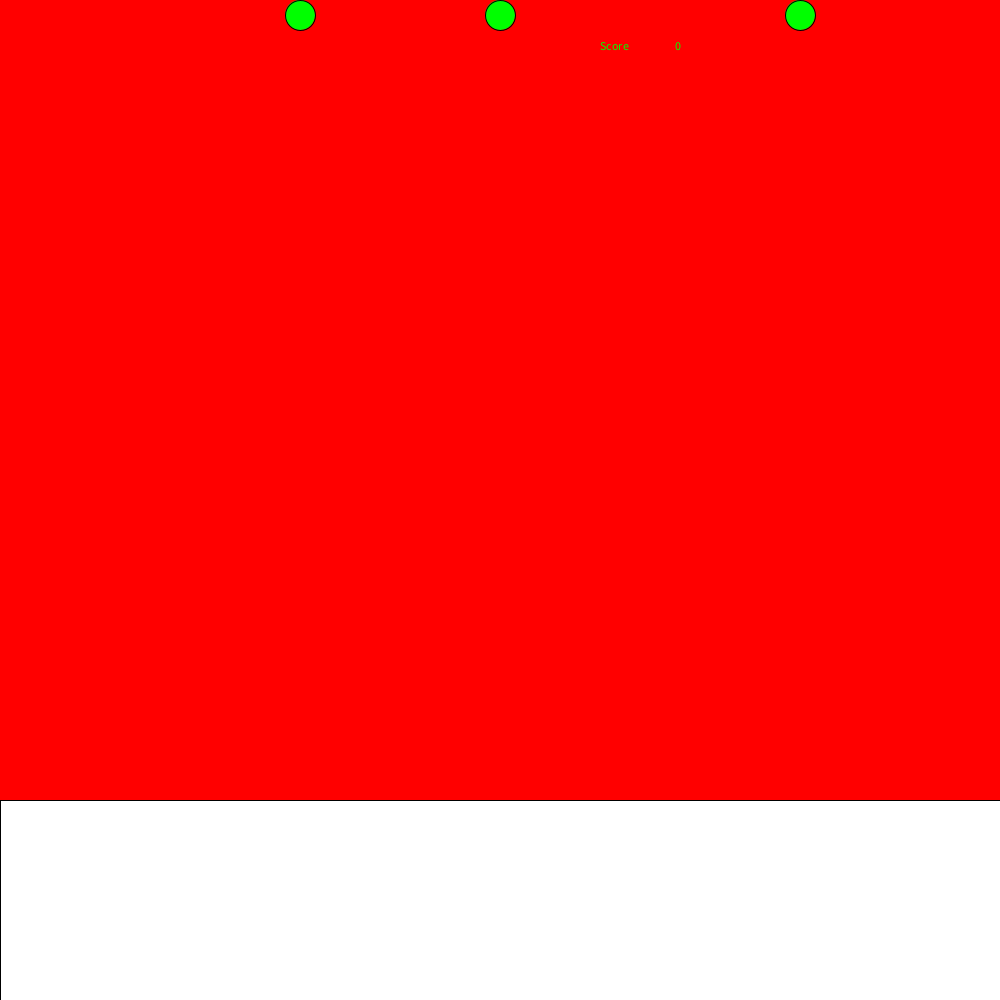
Frame 1 (no input)
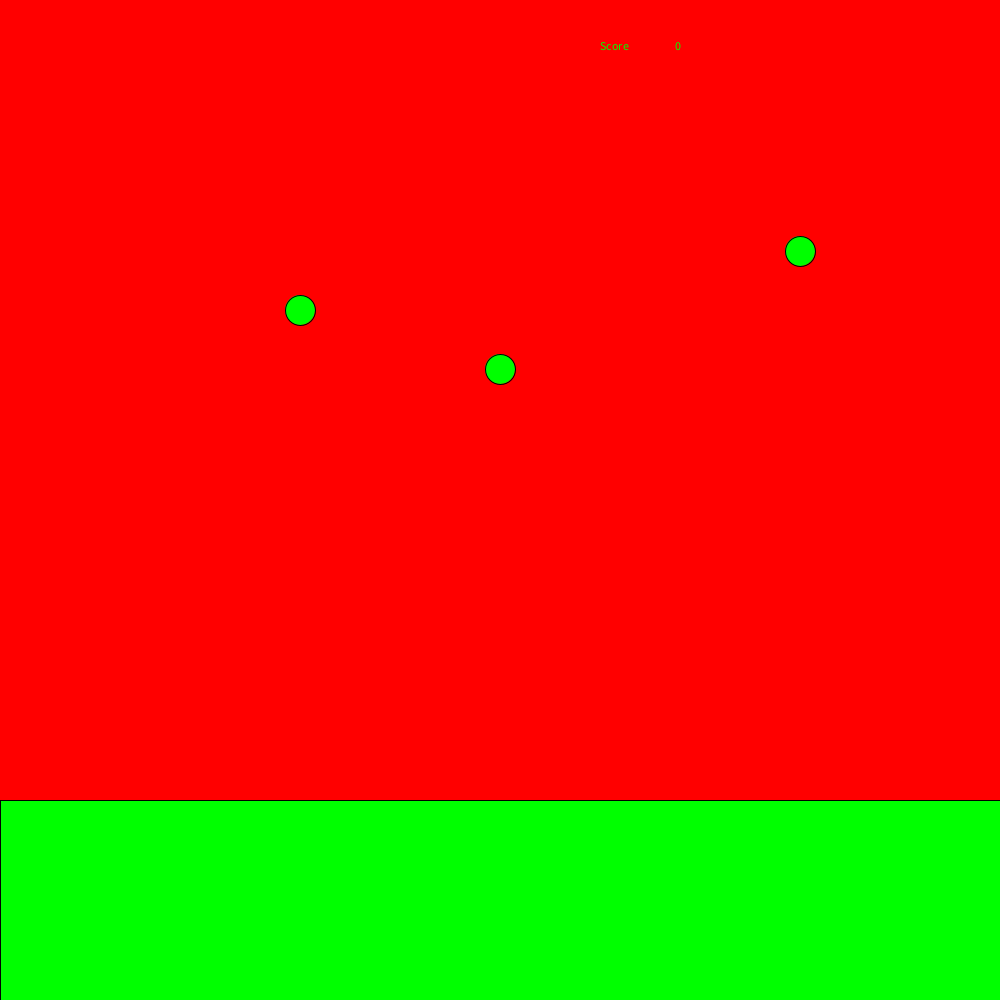
Frame 60 (the mouse pressed at the canvas centre just before this capture)
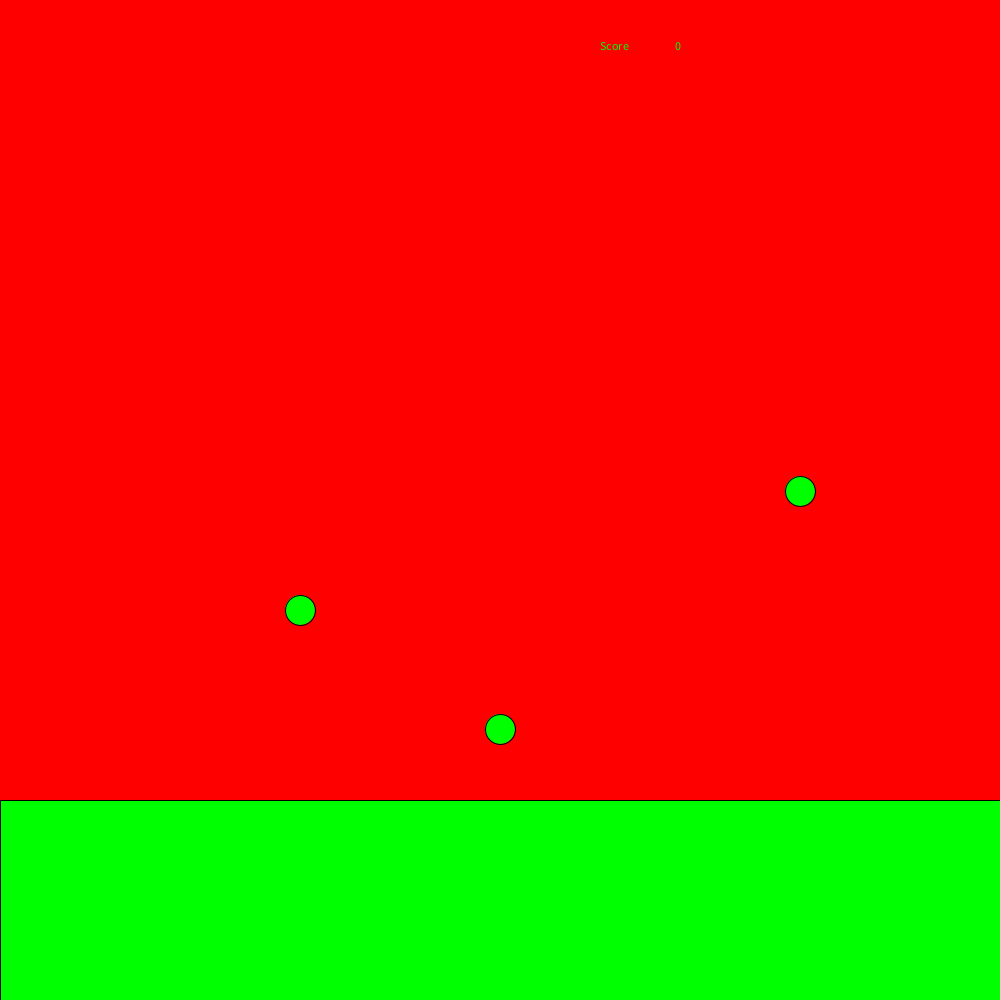
Frame 120 (the mouse held since frame 60 and released just before this capture)

The Processing sketch that drew these frames (run headless with seeded random() and noise(); from frame 60 on, the mouse is pressed at the canvas centre):

// Processing sketch: sketch_210609abridger
// ── sketch_210609abridger.pde
int ballu=15;
int ballt=15;
int bally=15;
int myScore=0;
void setup()
{
  size(1000, 1000);
}
void draw()
{
  background(255, 0, 0);
  rect(0, 800, 1000, 200);
  fill(0, 255, 0);
  ellipse(500, bally, 30, 30);
  ellipse(300, ballu, 30, 30);
  ellipse(800, ballt, 30, 30);
  ballt=ballt+4;
  bally=bally+6;
  ballu=ballu+5;
  if (ballu>1000)
  {
    
    ballu=10;
  }
  if (ballt>1000)
  {
   
    ballt=10;
  }

  if (bally>1000)
  {
    
    bally=10;
  }
  text("Score", 600, 50);
  text(myScore, 675, 50);
}

void keyPressed()
{
  if (key=='t'&&ballt>800)
  {
    myScore=myScore+25;
    ballt=myScore-25;
  } 
  if (key=='u'&&ballu>800)
  {
    myScore=myScore+25;
    ballu=myScore-25;
  }
  if (key=='y'&&bally>800)
  {
    myScore=myScore+25;
    bally=myScore-25;
  }
  
}
